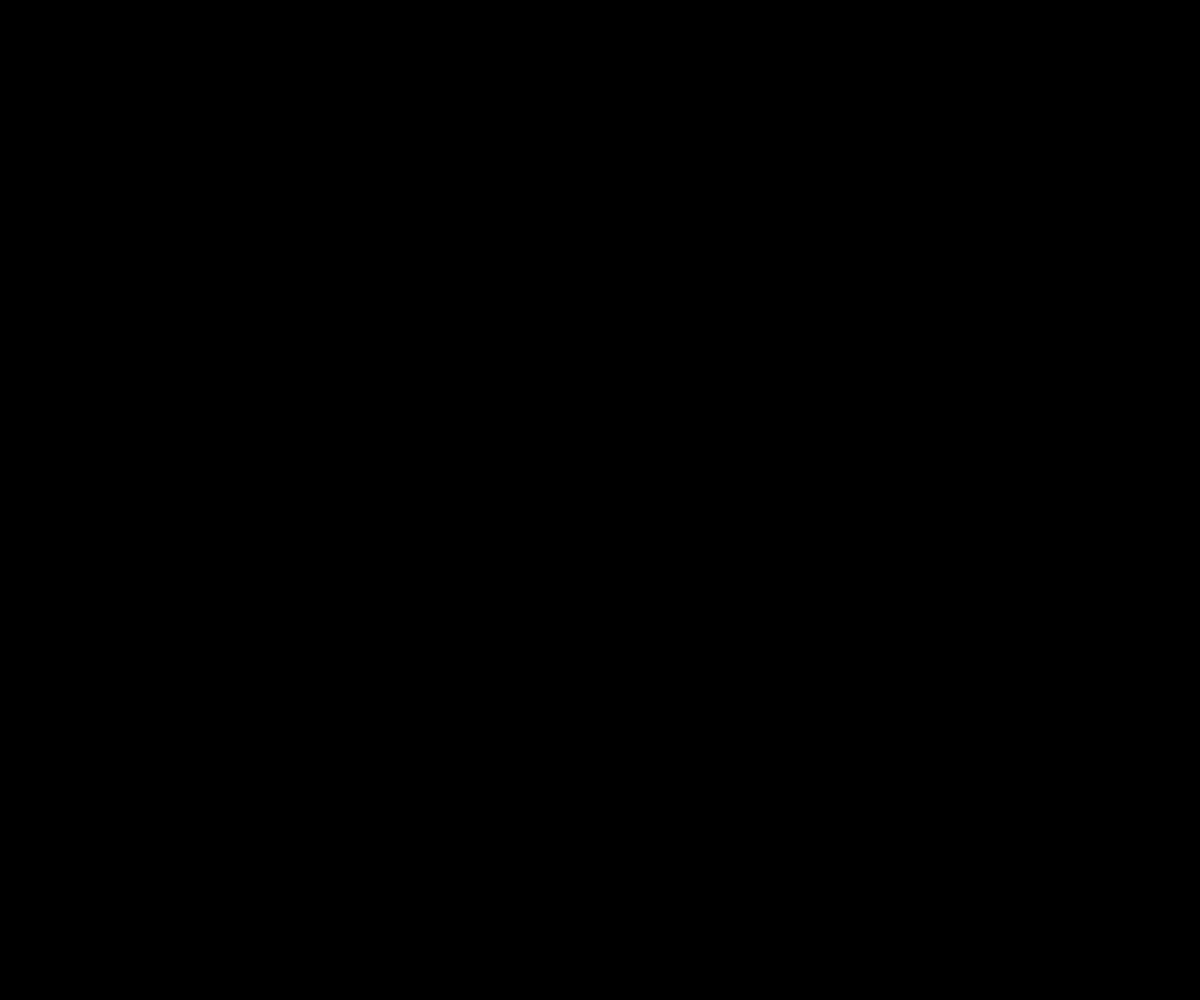
Frame 1 (no input)
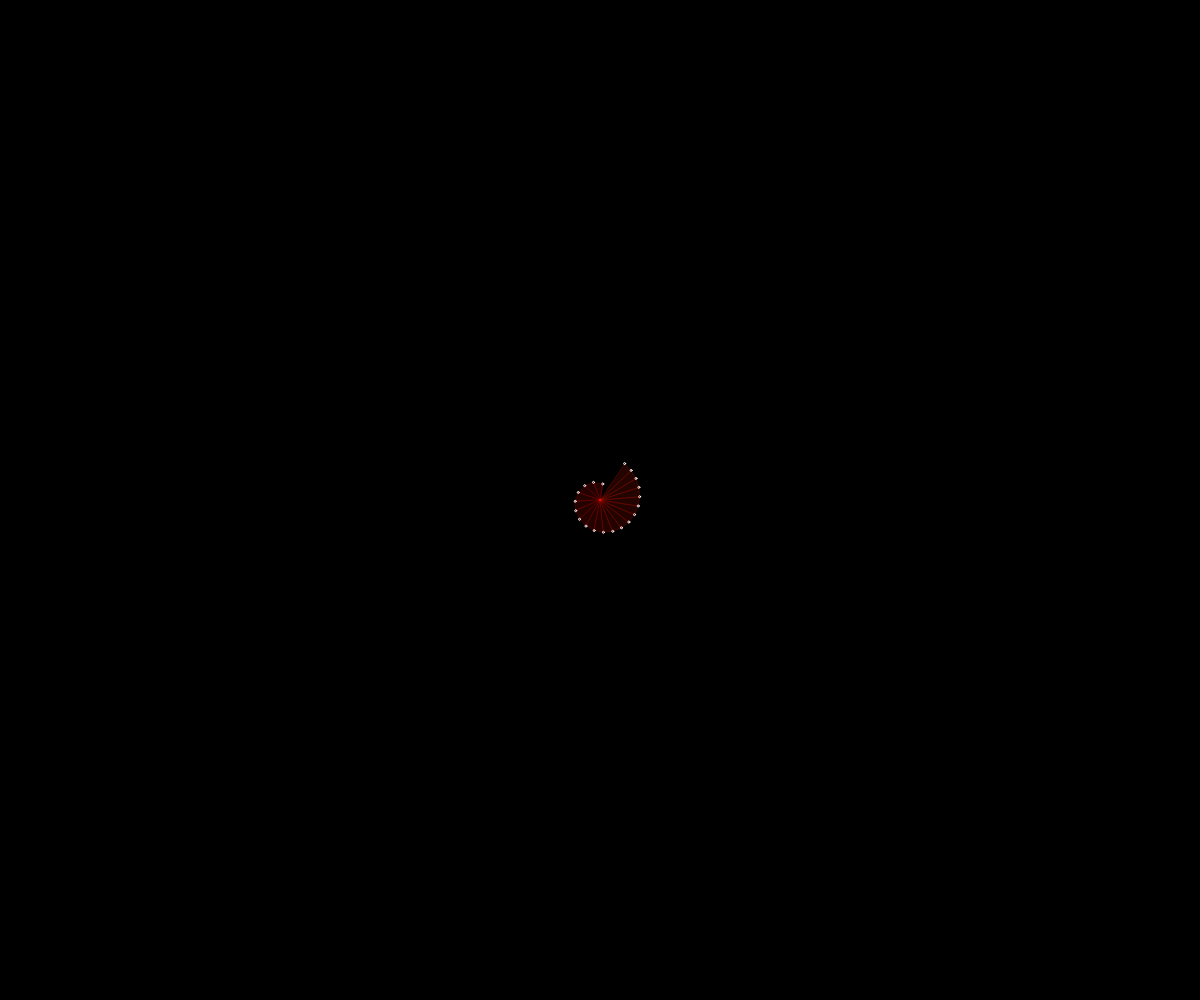
Frame 60 (no input)
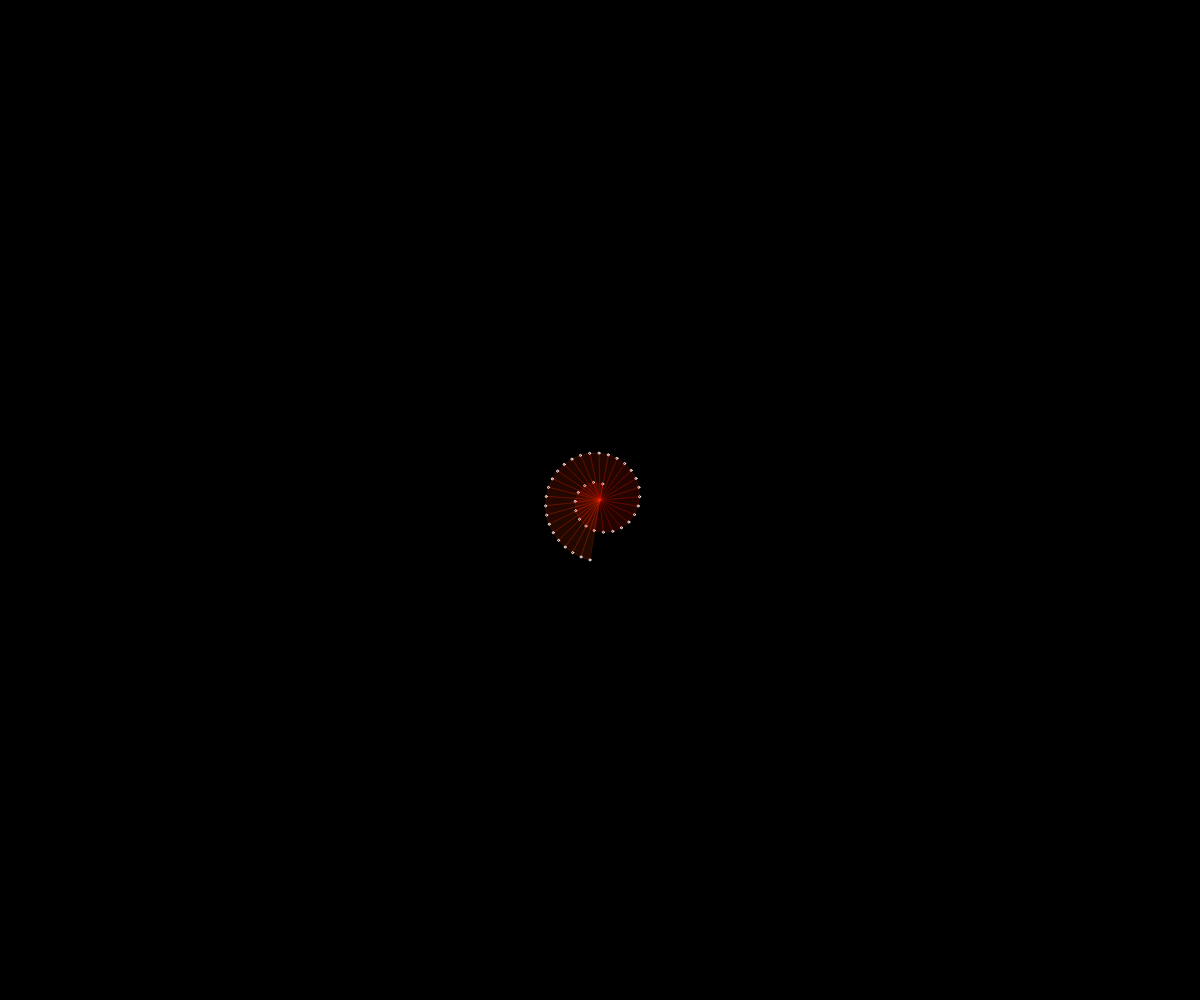
Frame 120 (the mouse pressed at the canvas centre since frame 60)

The p5.js sketch that drew these frames (run headless with seeded random() and noise() and a simulated clock; from frame 60 on, the mouse is pressed at the canvas centre):

// p5.js sketch
// ── sketch.js

var MAX_ROOT = 1000;
var root = [];

function preload() {
  for(let i = 0; i < MAX_ROOT; i++) {
    root[i] = sqrt(i);
  }
  console.log(root.length);
}

function setup() {
  createCanvas(windowWidth, windowHeight);
  colorMode(HSB, 360);

  background(0);
  translate(width / 2, height / 2);
  info = firstTriangle();

  distToA = width * 15 / 1920;
}

let lastAng;

// 1920  -> 15
// width -> width * 15 / 1920
let distToA;

let index = 2;
let counter = 0;

var info;

function firstTriangle() {
  index = 2;
  counter = 0;

  lastAng = 0;

  let hyp = sqrt(2);
  let ang = acos(1 / hyp);
  let _xB = distToA;
  let _yB = sin(-ang) * hyp * distToA;

  let c = map(index, 0, MAX_ROOT, 0, 360);
  fill(c, 50, 50, 50);
  stroke(0);

  beginShape(TRIANGLES);
  vertex(0, 0);
  vertex(_xB, _yB);
  vertex(distToA, 0);
  endShape(CLOSE);

  lastAng += ang;
  index++;

  return {ang: lastAng, x: _xB, y: _yB, hyp: hyp};
}

function draw() {
  translate(width / 2, height / 2);
  if(index > MAX_ROOT - 1) {
    background(0);
    info = firstTriangle();
    
    return;
  }

  if(counter++ > 1) {
    info = draw_part(index++, info.ang, info.x, info.y, info.hyp);
    counter = 0;
  }
}

function windowResized() {
  resizeCanvas(windowWidth, windowHeight);
  background(0);
  distToA = width * 15 / 1920;
  info = firstTriangle();
}

function draw_part(index, lastAng, lastX, lastY, lHyp) {
  let _hyp = root[index];

  let ang = Math.acos(lHyp / _hyp);
  let _x = (cos(ang + lastAng)) * _hyp * distToA;
  let _y = (sin(-ang - lastAng)) * _hyp * distToA;

  let c = map(index, 0, MAX_ROOT, 0, 360);
  stroke(c, 360, 360, 60);
  
  fill(c, 360, 360, 50);

  beginShape(TRIANGLES);
  vertex(0, 0);
  vertex(_x, _y);
  vertex(lastX, lastY);
  endShape(CLOSE);

  noFill();
  stroke(360);
  ellipse(_x, _y, 2, 2);

  lastAng += ang;
  return {ang: lastAng, x: _x, y: _y, hyp: _hyp};
}
